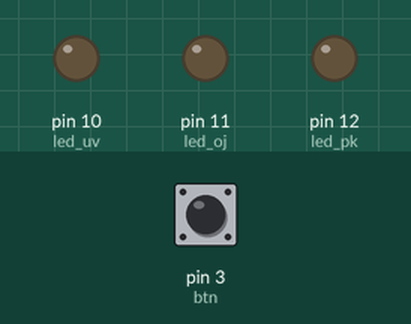
The sketch below on a simulated Arduino Mega 2560, built with avr-gcc and run on an emulated ATmega2560. Parts: output pins drawn as LEDs (lit = HIGH). The test bench sets the inputs (shaded band); at power-on: pin 3 (btn) HIGH.

Above: at 1.2 s.
1.3 s: pin 3 (btn) pulled LOW for 0.15 s
At 2.2 s:
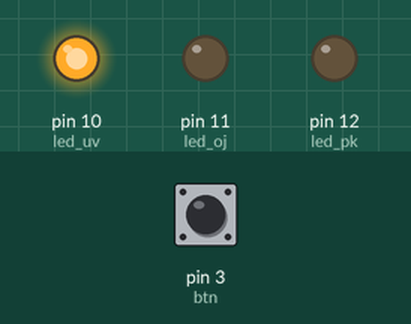
2.9 s: pin 3 (btn) pulled LOW for 1 s
At 4.6 s:
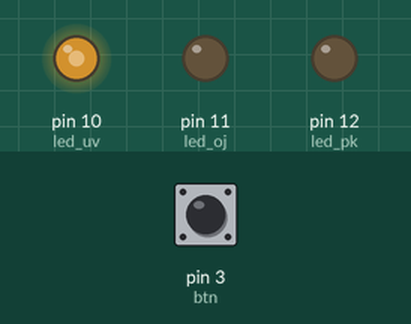
5.4 s: pin 3 (btn) pulsed LOW 5 times (0.12 s each, 0.3 s apart)
At 7.8 s:
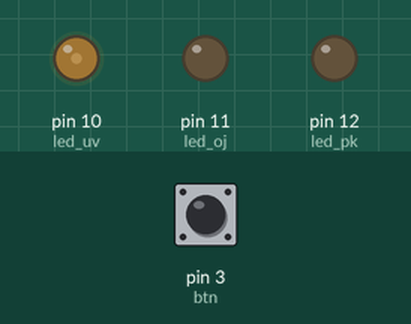
8.4 s: pin 3 (btn) pulled LOW for 3.2 s
At 13.0 s:
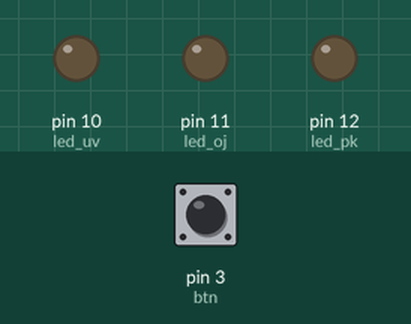
Timing chart, 0 to 14.1 s (numbered marks = the images above; inputs shaded):
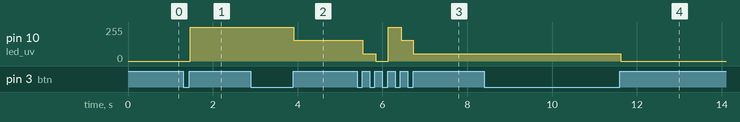

The sketch:

testfade.ino
```cpp
//LED Pins
int led_uv = 10, led_oj = 11, led_pk = 12;

//Analog Button
int btn = 3;

//button state variables
int butState = 0; //Last Button State
int val = 0, val2 = 0; // Button Pin HIGH/LOW Status (twice for debounce)

//Switch Mode Variables
int mode = 0; //Selector State (Initial state = everything off)
int modeState = 0; //Last Mode State

//===============================================================================
// Set-Up
//===============================================================================
void setup() {
  pinMode(btn, INPUT);
  pinMode(led_uv, OUTPUT);
  pinMode(led_oj, OUTPUT);
  pinMode(led_pk, OUTPUT);
  //butState = digitalRead(btn);
  Serial.begin(9600);
}

//===============================================================================
// PROGRAM LOOP
//===============================================================================

void loop() {
  val = digitalRead(btn);
  delay(10);  //Wait to make sure button press is good
  val2 = digitalRead(btn);

  if (val == val2){  //debounce check
    if (val != butState && val == HIGH){  //If we see a change in the button state,
      mode++;                             //we increment the mode value by 1
    }
  }
  butState = val; //update the most recent button state

  if (modeState != mode){
    switch (mode) {
      case 2:            //Start with Case 2 because Case 1 is considered the default
//      ColorBreath("uv");  //"start-up" mode.
      analogWrite(led_uv, 255);
      break;
      case 3:
//      ColorBreath("oj");
      analogWrite(led_uv, 155);
      break;
      case 4:
//      ColorBreath("pk");
      analogWrite(led_uv, 55);
      break;
      default:
      mode = 1;
      ColorSelect();
      break;
    }
  }
  else {
    switch (modeState) {
      case 2:            //Start with Case 2 because Case 1 is considered the default
 //     ColorBreath("uv");  //"start-up" mode.
      analogWrite(led_uv, 255);
      break;
      case 3:
//      ColorBreath("oj");
      analogWrite(led_uv, 155);
      break;
      case 4:
//      ColorBreath("pk");
      analogWrite(led_uv, 55);
      break;
      default:
      mode = 1;
      ColorSelect();
      break;
    }
  }
  modeState = mode;
}

//===============================================================================
// Color Funcitons
//===============================================================================

void ColorSelect(){
  analogWrite(led_uv, 0);
}

void ColorBreath(String color){
  if (color == "uv"){
    led_uv = 255;
  }
  else if (color == "oj"){
    led_uv = 150;
  }
  else if (color == "pk"){
    led_uv = 50;
  }
}
```

Measured:
- after the input at 1.3 s, pin 10 (led_uv): 0/255 → 255/255 after 0.16 s
- after the input at 2.9 s, pin 10 (led_uv): 255/255 → 155/255 after 1.0 s
- after the input at 5.4 s, pin 10 (led_uv): 155/255 → 55/255 after 0.14 s, → 0/255 0.30 s later, → 255/255 0.30 s later, → 155/255 0.30 s later, … (5 changes in this stretch)
- after the input at 8.4 s, pin 10 (led_uv): 55/255 → 0/255 after 3.2 s
